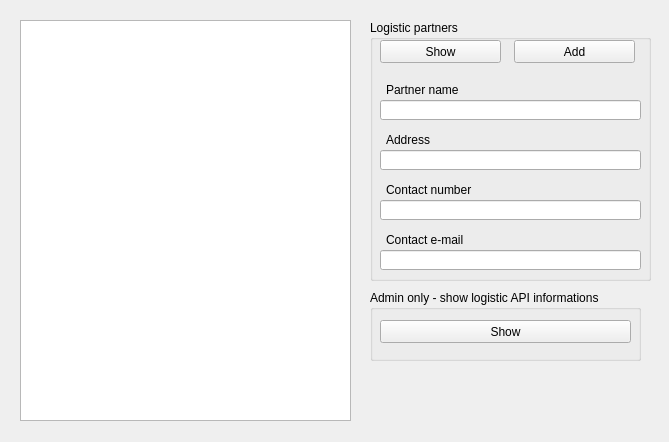
<?xml version="1.0" encoding="UTF-8"?>
<ui version="4.0">
 <class>rest_client</class>
 <widget class="QWidget" name="rest_client">
  <property name="geometry">
   <rect>
    <x>0</x>
    <y>0</y>
    <width>669</width>
    <height>442</height>
   </rect>
  </property>
  <property name="windowTitle">
   <string>Rest client</string>
  </property>
  <widget class="QTextBrowser" name="textBrowser">
   <property name="geometry">
    <rect>
     <x>20</x>
     <y>20</y>
     <width>331</width>
     <height>401</height>
    </rect>
   </property>
  </widget>
  <widget class="QGroupBox" name="groupBox_logistic_partners">
   <property name="geometry">
    <rect>
     <x>370</x>
     <y>20</y>
     <width>281</width>
     <height>261</height>
    </rect>
   </property>
   <property name="title">
    <string>Logistic partners</string>
   </property>
   <widget class="QPushButton" name="pushButton_show_logistic_partners">
    <property name="geometry">
     <rect>
      <x>10</x>
      <y>20</y>
      <width>121</width>
      <height>23</height>
     </rect>
    </property>
    <property name="text">
     <string>Show</string>
    </property>
   </widget>
   <widget class="QPushButton" name="pushButton_add_logistic_partners">
    <property name="geometry">
     <rect>
      <x>144</x>
      <y>20</y>
      <width>121</width>
      <height>23</height>
     </rect>
    </property>
    <property name="text">
     <string>Add</string>
    </property>
   </widget>
   <widget class="QLabel" name="label_partnert_name">
    <property name="geometry">
     <rect>
      <x>16</x>
      <y>60</y>
      <width>251</width>
      <height>20</height>
     </rect>
    </property>
    <property name="text">
     <string>Partner name</string>
    </property>
   </widget>
   <widget class="QLineEdit" name="lineEdit_partner_name">
    <property name="geometry">
     <rect>
      <x>10</x>
      <y>80</y>
      <width>261</width>
      <height>20</height>
     </rect>
    </property>
   </widget>
   <widget class="QLabel" name="label_address">
    <property name="geometry">
     <rect>
      <x>16</x>
      <y>110</y>
      <width>251</width>
      <height>20</height>
     </rect>
    </property>
    <property name="text">
     <string>Address</string>
    </property>
   </widget>
   <widget class="QLineEdit" name="lineEdit_address">
    <property name="geometry">
     <rect>
      <x>10</x>
      <y>130</y>
      <width>261</width>
      <height>20</height>
     </rect>
    </property>
   </widget>
   <widget class="QLineEdit" name="lineEdit_contact_number">
    <property name="geometry">
     <rect>
      <x>10</x>
      <y>180</y>
      <width>261</width>
      <height>20</height>
     </rect>
    </property>
   </widget>
   <widget class="QLabel" name="label_contact_number">
    <property name="geometry">
     <rect>
      <x>16</x>
      <y>160</y>
      <width>251</width>
      <height>20</height>
     </rect>
    </property>
    <property name="text">
     <string>Contact number</string>
    </property>
   </widget>
   <widget class="QLabel" name="label_contact_email">
    <property name="geometry">
     <rect>
      <x>16</x>
      <y>210</y>
      <width>251</width>
      <height>20</height>
     </rect>
    </property>
    <property name="text">
     <string>Contact e-mail</string>
    </property>
   </widget>
   <widget class="QLineEdit" name="lineEdit_contact_email">
    <property name="geometry">
     <rect>
      <x>10</x>
      <y>230</y>
      <width>261</width>
      <height>20</height>
     </rect>
    </property>
   </widget>
  </widget>
  <widget class="QGroupBox" name="groupBox_admin_only">
   <property name="geometry">
    <rect>
     <x>370</x>
     <y>290</y>
     <width>271</width>
     <height>71</height>
    </rect>
   </property>
   <property name="title">
    <string>Admin only - show logistic API informations</string>
   </property>
   <widget class="QPushButton" name="pushButton_admin_only">
    <property name="geometry">
     <rect>
      <x>10</x>
      <y>30</y>
      <width>251</width>
      <height>23</height>
     </rect>
    </property>
    <property name="text">
     <string>Show</string>
    </property>
   </widget>
  </widget>
 </widget>
 <resources/>
 <connections/>
</ui>
